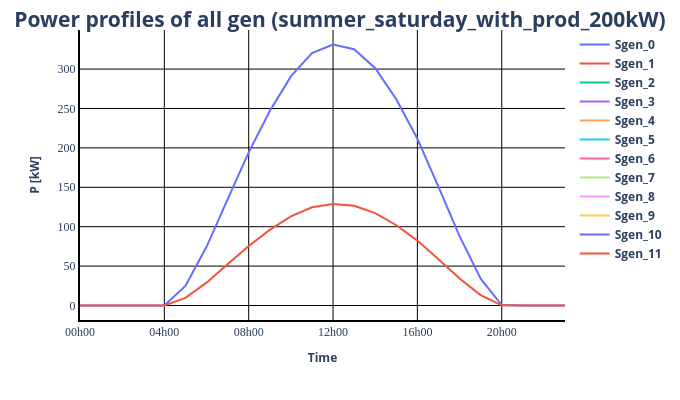
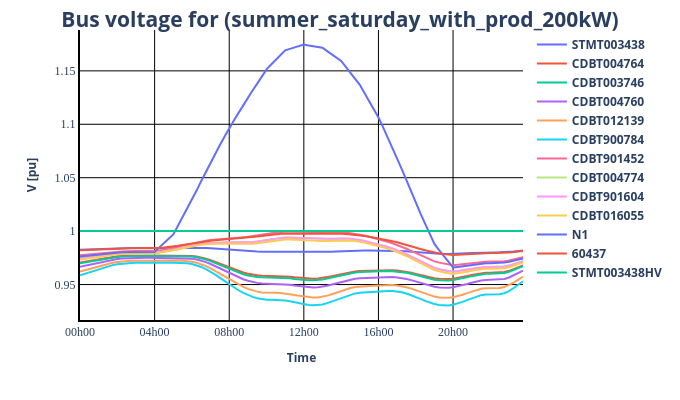
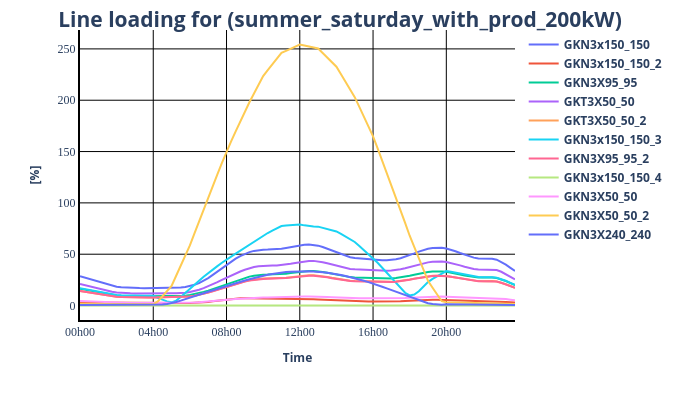
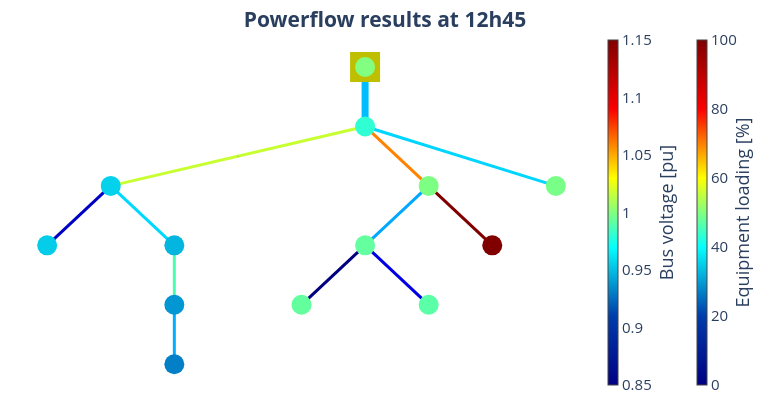

The notebook cell saved with these charts, in order:
### Markdown cell above
### Power profiles, Bus voltage, Line loading, Powerflow

### Code cell
pp_plot.plot_timeseries_result(
    data_df=p_sgen,
    ylabel="P [kW]",
    plot_title=f"Power profiles of all gen ({load_name})",
    filename=os.path.join(output_file_name + "_power_profiles_all_loads")
)

pp_plot.plot_timeseries_result(
    data_df=result_df["res_bus.vm_pu"],
    ylabel="V [pu]",
    plot_title=f"Bus voltage for ({load_name})",
    filename=os.path.join(output_file_name + "_voltage_result")
)

pp_plot.plot_timeseries_result(
    data_df=result_df["res_line.loading_percent"],
    ylabel="[%]",
    plot_title=f"Line loading for ({load_name})",
    filename=os.path.join(output_file_name + "_line_loading_result"),
)

for plot_time in [time(hour=12, minute=45)]:

    pp_plot.plot_timestamps_powerflow_result(
        net=net_Trey_pickle,
        plot_time=plot_time,
        filename=os.path.join(output_file_name + "_power_flow_at_" + pp_plot._time_to_str(plot_time)),
    )
    print()
